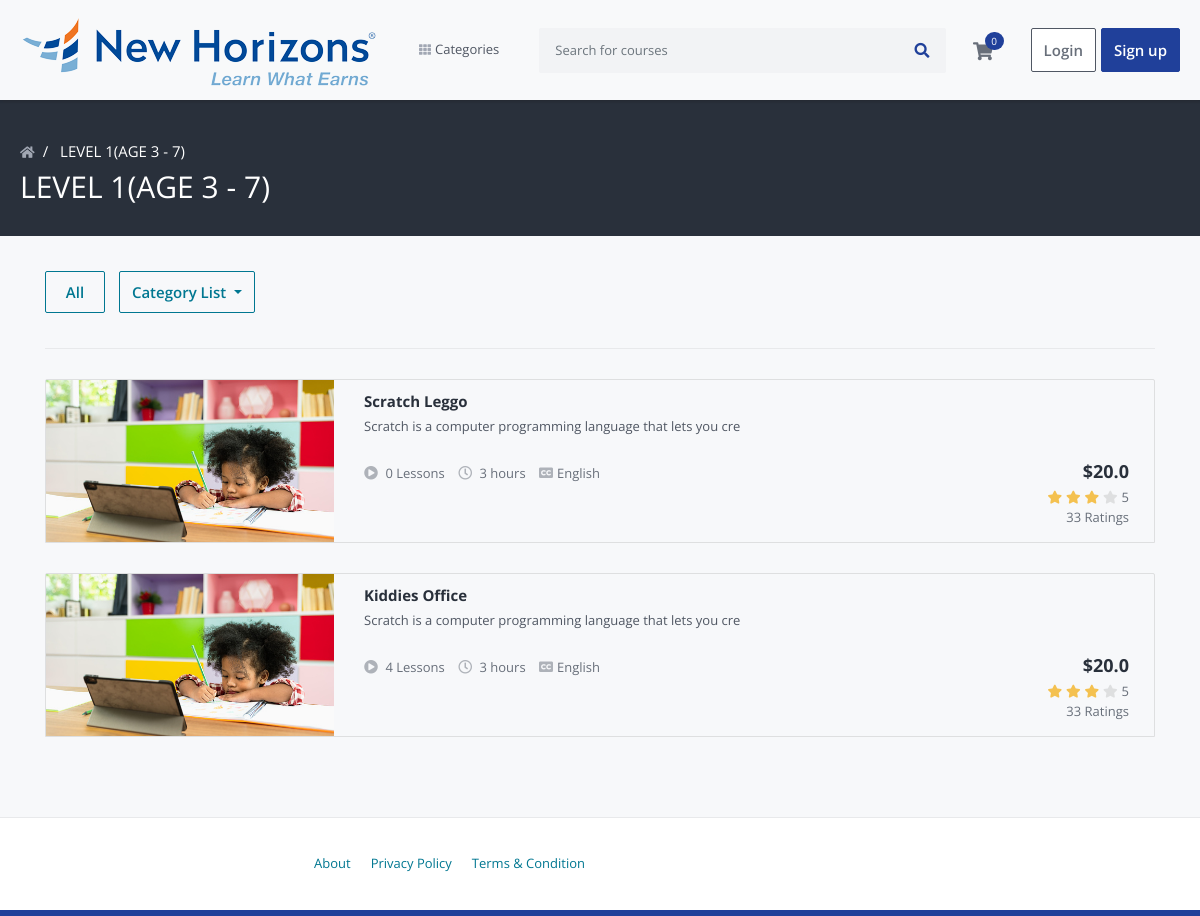
The page /courses/level-1age-3-7/category on the database its author committed.
### courses/models.py (models this page shows, shortened)
class Category(models.Model):
    title = models.CharField(max_length=50)
    slug = models.SlugField(max_length=200, unique=True)

class Course(models.Model):
    title = models.CharField(max_length=200)
    user = models.ForeignKey(User, on_delete=models.CASCADE)
    category = models.ForeignKey(Category, on_delete=models.SET_NULL, null=True)
    slug = models.SlugField(max_length=200, unique=True, primary_key=True, auto_created=False)
    short_description = models.TextField(blank=False, max_length=60)
    description = models.TextField(blank=False)
    outcome = models.CharField(max_length=200)
    requirements = models.CharField(max_length=200)
    language = models.CharField(max_length=200)
    price = models.FloatField(validators=[MinValueValidator(9.99)])
    level = models.CharField(max_length=20)
    thumbnail = models.ImageField(upload_to='thumbnails/')
    video_url = models.CharField(max_length=100)
    is_published = models.BooleanField(default=True)
    created_at = models.DateTimeField(default=now)
    updated_at = models.DateTimeField(default=now)

### courses/views.py (the view)
# urls.py: path('courses/<slug:slug>/category', CoursesByCategoryListView.as_view(), name='course-by-category'),
class CoursesByCategoryListView(ListView):
    model = Course
    template_name = 'courses/courses_by_category.html'
    context_object_name = 'courses'
    def get_queryset(self):
        category = Category.objects.get(slug=self.kwargs['slug'])
        return self.model.objects.filter(category_id=category.id)
    def get_context_data(self, **kwargs):
        context = super().get_context_data(**kwargs)
        category = Category.objects.get(slug=self.kwargs['slug'])
        context['category'] = category
        context['categories'] = Category.objects.all()
        return context

### cart/cart.py (called while the page is built)
    def __len__(self):
        return sum(item['quantity'] for item in self.cart.values())

    def get_total_price(self):
        return sum(Decimal(item['price']) * item['quantity'] for item in self.cart.values())

### cart/context_processors.py (called while the page is built)
def cart(request):
    return {'cart': Cart(request)}

### courses/context_processors.py (called while the page is built)
def categories_processor(request):
    categories = Category.objects.all()
    return {'categories': categories}

### templates/courses/courses_by_category.html (shortened to what this page needs)
{% extends 'layouts/base.html' %}
{% load static %}
{% block content %}
    <section class="category-header-area">
        <div class="container-lg">
            <div class="row">
                <div class="col">
                    <nav>
                        <ol class="breadcrumb">
                            <li class="breadcrumb-item">
                                <a href="/">
                                    <i class="fas fa-home"></i>
                                </a>
                            </li>
                            <li class="breadcrumb-item">
                                <a href="#">
                                    {{ category.title }}
                                </a>
                            </li>
                        </ol>
                    </nav>
                    <h1 class="category-name">
                        {{ category.title }}
                    </h1>
                </div>
            </div>
        </div>
    </section>
    <section class="category-course-list-area">
        <div class="container">
            <div class="row">
                <div class="col">
                    <div class="category-filter-box filter-box clearfix">
                        <a href="" class="btn btn-outline-secondary all-btn">All</a>
                        <div class="btn-group category-list">
                            <a class="btn btn-outline-secondary dropdown-toggle" href="#" data-toggle="dropdown">
                                Category List
                            </a>
                        </div>
                    </div>
                    <div class="category-course-list">
                        <ul>
                            {% for course in courses %}
                                <li>
                                    <div class="course-box-2">
                                        <div class="course-image">
                                            <a href="{% url 'courses:course-details' course.slug %}">
                                                <img src="{% static 'images/learning.jpg' %}" alt="" class="img-fluid">
                                            </a>
                                        </div>
                                        <div class="course-details">
                                            <a href="{% url 'courses:course-details' course.slug %}"
                                               class="course-title">{{ course.title }}</a>
                                            <div class="course-subtitle">
                                                {{ course.short_description }}
                                            </div>
                                            <div class="course-meta">
                                                <span class="">
                                                    <i class="fas fa-play-circle"></i>
                                                    {{ course.lessons.count }} Lessons
                                                </span>
                                                <span class="">
                                                    <i class="far fa-clock"></i>
                                                    3 hours
                                                </span>
                                                <span class="">
                                                    <i class="fas fa-closed-captioning"></i>English
                                                </span>
                                            </div>
                                        </div>
                                        <div class="course-price-rating">
                                            <div class="course-price">
                                                <span class="current-price">${{ course.price }}</span>
                                            </div>
                                            <div class="rating">
                                                <i class="fas fa-star filled"></i>
                                                <i class="fas fa-star filled"></i>
                                                <i class="fas fa-star filled"></i>
                                                <i class="fas fa-star"></i>
                                                <span class="d-inline-block average-rating">5</span>
                                            </div>
                                            <div class="rating-number">
                                                33 Ratings
                                            </div>
                                        </div>
                                    </div>
                                </li>
                            {% endfor %}
                        </ul>
                    </div>
                </div>
            </div>
        </div>
    </section>
{% endblock %}

### rows shown on the page
Category: title "LEVEL 1(AGE 3 - 7)"
Course: title "Scratch Leggo", short_description "Scratch is a computer programming language that lets you cre", lessons.count "0", price "20.0"
Course: title "Kiddies Office", short_description "Scratch is a computer programming language that lets you cre", lessons.count "4", price "20.0"
